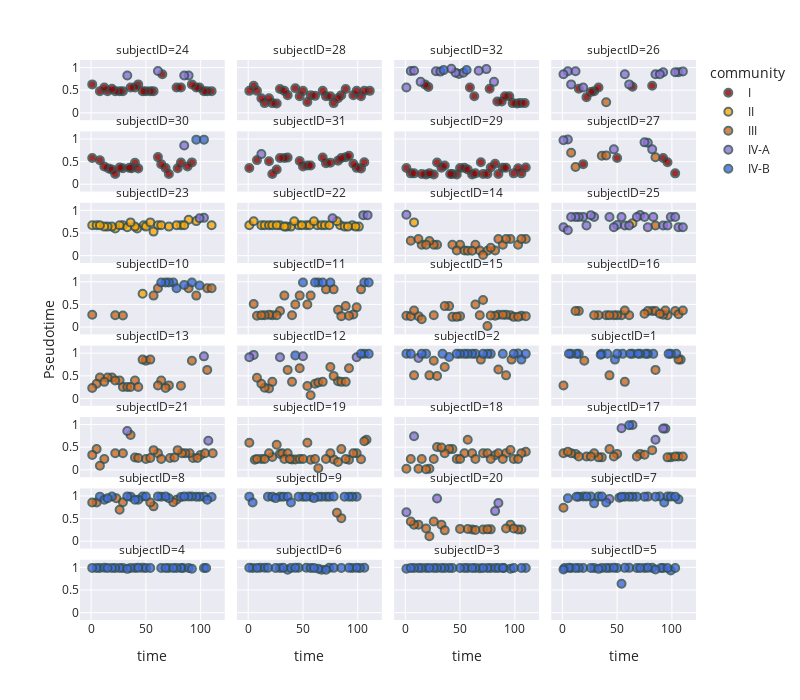

The code cell stored with this chart in its notebook:
### Markdown cell above
#### Plots

### Code cell
fig1 = px.scatter(ord_temp_meta_df, x = "time", y = "mt_pseudotime", color = "community", 
                  color_discrete_map = community_colors, opacity = 0.8,
                  facet_col = 'subjectID', facet_col_wrap = 4,
                  facet_row_spacing = 0.02, facet_col_spacing = 0.02,
                  width = 800, height = 700)

for axis in fig1.layout:
    if type(fig1.layout[axis]) == go.layout.YAxis:
        fig1.layout[axis].title.text = ''
        
fig1.update_layout(
    annotations = list(fig1.layout.annotations) + 
    [go.layout.Annotation(x = -0.07, y = 0.5, font = dict(size = 14),
            showarrow = False, text = "Pseudotime", textangle = -90, xref = "paper", yref = "paper")])

fig1.update_traces(marker = dict(size = 8, line = dict(width = 2, color = 'DarkSlateGrey')),
                  selector = dict(mode = 'markers'))
        
        
fig1.show()
